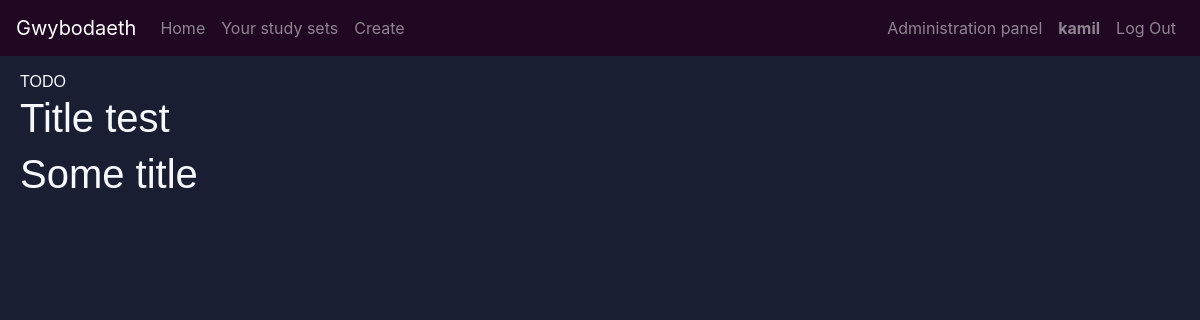
The app's page /kamil/sets (signed in) with its own data.
### Gwybodaeth/models.py (models this page shows)
class User(AbstractUser):
    def __str__(self):
        return f"{self.username}"

class Study_set(models.Model):
    author      = models.ForeignKey(User, on_delete=models.CASCADE, related_name="study_sets")
    description = models.CharField(max_length=1023)
    title       = models.CharField(max_length=127)
    defs_lang   = models.CharField(max_length=8)
    terms_lang  = models.CharField(max_length=8)
    terms       = models.JSONField()

### Gwybodaeth/views.py (the view)
# urls.py: path("<str:username>/sets",     views.user_sets,    name="user-sets")
def user_sets(request, username):
    require_method(request, 'GET')
    if not username == request.user.username:
        print("Accessing study sets belonging to another user.\
                This may or may not be allowed (TODO as an optional feature.)")
    sets = Study_set.objects.filter(author__username=username)
    return render(request, "gwybodaeth/user_sets.html", {
        "sets": sets
    })

### Gwybodaeth/util.py (called while the page is built)
def require_method(request, method, status=400):
    if (type(method) is list) and (not request.method in method):
        return JsonResponse({"error": f"Request method must be one of the following:\
                            {', '.join(method)}."},
                            status=status)
    if not request.method == method:
        return JsonResponse({"error": f"{method} request required"},
                            status=status)

### Gwybodaeth/templates/gwybodaeth/user_sets.html (shortened to what this page needs)
{% extends './layout.html' %}
{% block body %}
  TODO
  {% for set in sets %}
    <h1> {{ set.title }} </h1>
  {% empty %}
    <h3> You haven't created any study sets! </h3>
    <p> Maybe it's time to <a href="{% url 'create-set' %}">create one</a>?
  {% endfor %}
{% endblock %}

### Gwybodaeth/templates/gwybodaeth/layout.html (shortened to what this page needs)
{% load static %}
<!DOCTYPE html>
<html lang="en">
    <head>
        <link   rel ="stylesheet"
                href="{% static 'gwybodaeth/styles/styles.css' %}">
    </head>
    <body>
        <nav class="navbar fixed-top navbar-expand-lg navbar-dark bg-porffor">
            <a  class="navbar-brand"
                href="{% url 'index' %}">Gwybodaeth</a>
            <ul class="navbar-nav mr-auto">
                <li class="nav-item">
                    <a  class="nav-link"
                        href="{% url 'index' %}">Home</a>
                </li>
                {% if user.is_authenticated %}
                <li class="nav-item">
                    <a class="nav-link" href="{% url 'user-sets' user.username %}">Your study sets</a>
                </li>
                <li class="nav-item">
                    <a class="nav-link" href="{% url 'create-set' %}">Create</a>
                </li>
                {% endif %}
            </ul>
            <ul class="navbar-nav ml-auto">
            {% if user.is_authenticated %}
                {% if user.is_superuser %}
                    <li class="nav-item">
                        <a href="/admin/" class="nav-link">Administration panel</a>
                    </li>
                {% endif %}
                <li class="nav-item">
                    <a class="nav-link" href="">
                        <strong>{{ user.username }}</strong>
                    </a>
                </li>
                <li class="nav-item">
                    <a class="nav-link" href="{% url 'logout' %}">Log Out</a>
                </li>
            {% endif %}
            </ul>
        </nav>
        <div class="body">
            {% block body %}
            {% endblock %}
        </div>
    </body>
</html>

### records on screen
User: username "kamil"
Study_set: title "Title test"
Study_set: title "Some title"
